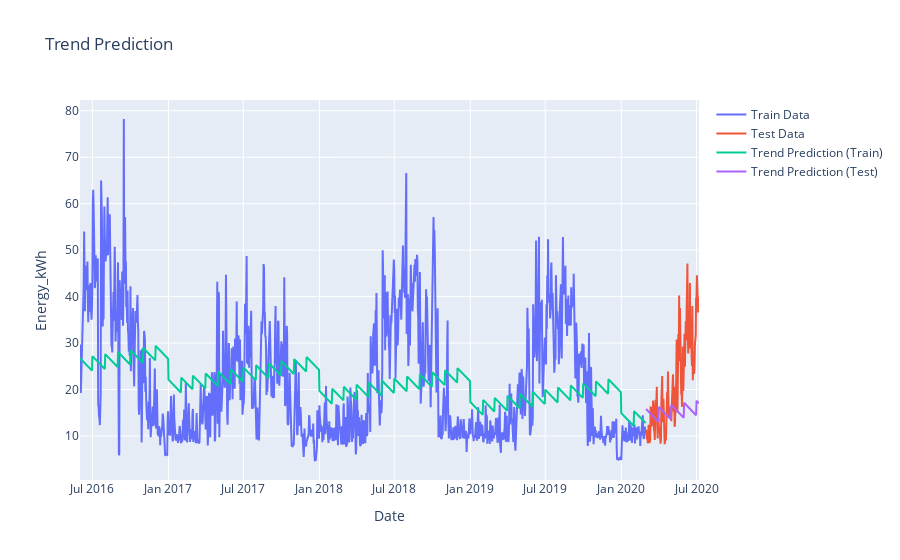
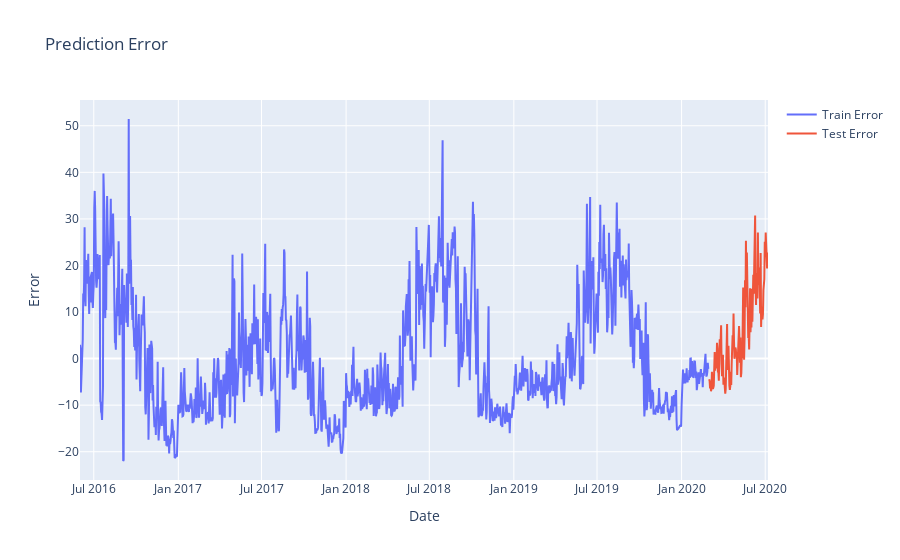
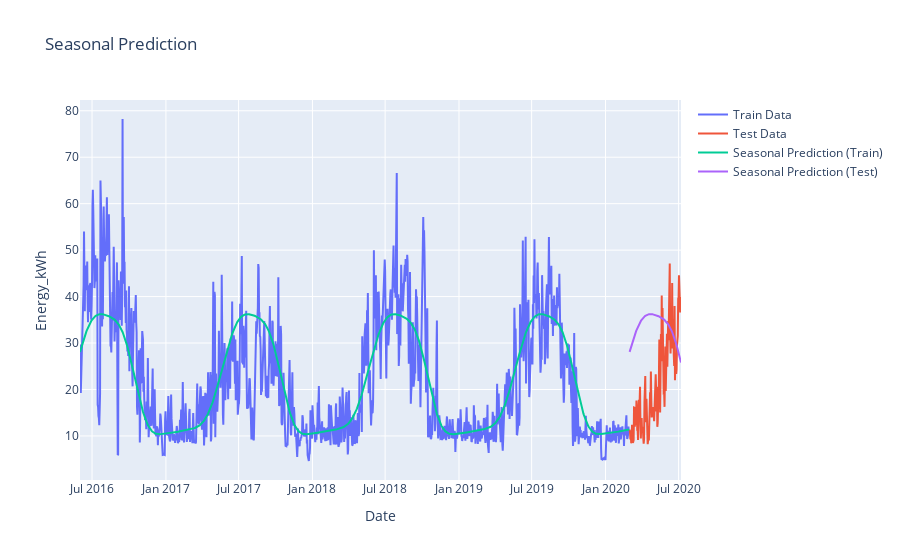
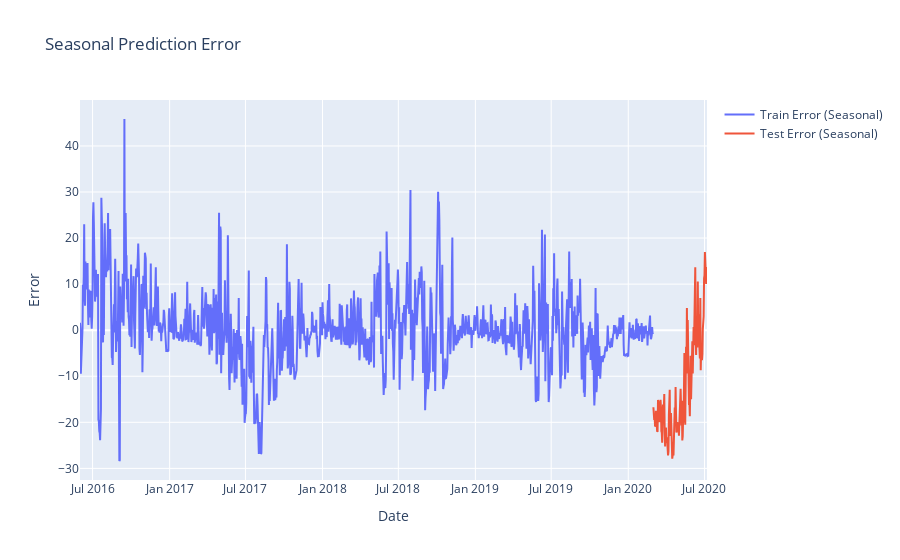

These figures' notebook cell, in order:
### Markdown cell above
**Respuesta**

### Code cell
from sklearn.pipeline import Pipeline
from sklearn.linear_model import LinearRegression
from sklearn.preprocessing import FunctionTransformer
from sklearn.metrics import mean_absolute_error
import plotly.graph_objects as go
import numpy as np

# Paso 0: Crear conjuntos de entrenamiento y prueba
train_data = energia_homero[energia_homero['date'] <= '2020-02-29']
test_data = energia_homero[energia_homero['date'] >= '2020-03-01']

# Paso 1: Crear Pipeline para la tendencia
def extract_time_features(df):
    df = df.copy()
    df['year'] = df['date'].dt.year
    df['month'] = df['date'].dt.month
    df['day'] = df['date'].dt.day
    return df[['year', 'month', 'day']]

Pipeline_trend = Pipeline([
    ('time_features', FunctionTransformer(extract_time_features)),
    ('linear_model', LinearRegression())
])

# Paso 2: Entrenar el modelo lineal y obtener predicciones
X_train = train_data[['date']]
y_train = train_data['Energy_kWh']
X_test = test_data[['date']]
y_test = test_data['Energy_kWh']

Pipeline_trend.fit(X_train, y_train)
train_data['trend_pred'] = Pipeline_trend.predict(X_train)
test_data['trend_pred'] = Pipeline_trend.predict(X_test)

# Calcular MAE
mae_train = mean_absolute_error(y_train, train_data['trend_pred'])
mae_test = mean_absolute_error(y_test, test_data['trend_pred'])

print(f'MAE Train: {mae_train}')
print(f'MAE Test: {mae_test}')

# Paso 3: Graficar las predicciones
fig = go.Figure()
fig.add_trace(go.Scatter(x=train_data['date'], y=y_train, mode='lines', name='Train Data'))
fig.add_trace(go.Scatter(x=test_data['date'], y=y_test, mode='lines', name='Test Data'))
fig.add_trace(go.Scatter(x=train_data['date'], y=train_data['trend_pred'], mode='lines', name='Trend Prediction (Train)'))
fig.add_trace(go.Scatter(x=test_data['date'], y=test_data['trend_pred'], mode='lines', name='Trend Prediction (Test)'))
fig.update_layout(title='Trend Prediction', xaxis_title='Date', yaxis_title='Energy_kWh')
fig.show()

# Paso 4: Graficar el error
train_data['error'] = y_train - train_data['trend_pred']
test_data['error'] = y_test - test_data['trend_pred']

fig = go.Figure()
fig.add_trace(go.Scatter(x=train_data['date'], y=train_data['error'], mode='lines', name='Train Error'))
fig.add_trace(go.Scatter(x=test_data['date'], y=test_data['error'], mode='lines', name='Test Error'))
fig.update_layout(title='Prediction Error', xaxis_title='Date', yaxis_title='Error')
fig.show()

# Paso 5: Crear Pipeline para la estacionalidad
def fourier_features(df, period, order):
    df = df.copy()
    time = (df['date'] - df['date'].min()).dt.days.values
    features = []
    for i in range(1, order + 1):
        features.append(np.sin(2 * np.pi * i * time / period))
        features.append(np.cos(2 * np.pi * i * time / period))
    return np.vstack(features).T

ORDER = 5
Pipeline_seasonal = Pipeline([
    ('fourier_features', FunctionTransformer(fourier_features, kw_args={'period': 365.25, 'order': ORDER})),
    ('linear_model', LinearRegression())
])

# Paso 6: Entrenar el nuevo modelo y obtener predicciones
Pipeline_seasonal.fit(X_train, y_train)
train_data['seasonal_pred'] = Pipeline_seasonal.predict(X_train)
test_data['seasonal_pred'] = Pipeline_seasonal.predict(X_test)

# Calcular MAE
mae_train_seasonal = mean_absolute_error(y_train, train_data['seasonal_pred'])
mae_test_seasonal = mean_absolute_error(y_test, test_data['seasonal_pred'])

print(f'MAE Train (Seasonal): {mae_train_seasonal}')
print(f'MAE Test (Seasonal): {mae_test_seasonal}')

# Paso 7: Graficar las predicciones estacionales
fig = go.Figure()
fig.add_trace(go.Scatter(x=train_data['date'], y=y_train, mode='lines', name='Train Data'))
fig.add_trace(go.Scatter(x=test_data['date'], y=y_test, mode='lines', name='Test Data'))
fig.add_trace(go.Scatter(x=train_data['date'], y=train_data['seasonal_pred'], mode='lines', name='Seasonal Prediction (Train)'))
fig.add_trace(go.Scatter(x=test_data['date'], y=test_data['seasonal_pred'], mode='lines', name='Seasonal Prediction (Test)'))
fig.update_layout(title=f'Seasonal Prediction from Fourier Series of order {ORDER}', xaxis_title='Date', yaxis_title='Energy_kWh')
fig.show()

# Graficar el error estacional
train_data['seasonal_error'] = y_train - train_data['seasonal_pred']
test_data['seasonal_error'] = y_test - test_data['seasonal_pred']

fig = go.Figure()
fig.add_trace(go.Scatter(x=train_data['date'], y=train_data['seasonal_error'], mode='lines', name='Train Error (Seasonal)'))
fig.add_trace(go.Scatter(x=test_data['date'], y=test_data['seasonal_error'], mode='lines', name='Test Error (Seasonal)'))
fig.update_layout(title='Seasonal Prediction Error', xaxis_title='Date', yaxis_title='Error')
fig.show()

### Figure 1 — Plotly figure (JSON) as saved in the notebook; plotly's stock layout.template omitted (floating-point values rounded to 4 significant figures; data arrays with more than 128 entries replaced by an {"elided": "..."} marker saying what was removed)
{"data": [{"mode": "lines", "name": "Train Data", "type": "scatter", "x": {"elided": "1369 str values"}, "y": {"elided": "1369 float values"}}, {"mode": "lines", "name": "Test Data", "type": "scatter", "x": {"elided": "129 str values"}, "y": {"elided": "129 float values"}}, {"mode": "lines", "name": "Trend Prediction (Train)", "type": "scatter", "x": {"elided": "1369 str values"}, "y": {"elided": "1369 float values"}}, {"mode": "lines", "name": "Trend Prediction (Test)", "type": "scatter", "x": {"elided": "129 str values"}, "y": {"elided": "129 float values"}}], "layout": {"title": {"text": "Trend Prediction"}, "xaxis": {"title": {"text": "Date"}}, "yaxis": {"title": {"text": "Energy_kWh"}}}}

### Figure 2 — Plotly figure (JSON) as saved in the notebook; plotly's stock layout.template omitted (floating-point values rounded to 4 significant figures; data arrays with more than 128 entries replaced by an {"elided": "..."} marker saying what was removed)
{"data": [{"mode": "lines", "name": "Train Error", "type": "scatter", "x": {"elided": "1369 str values"}, "y": {"elided": "1369 float values"}}, {"mode": "lines", "name": "Test Error", "type": "scatter", "x": {"elided": "129 str values"}, "y": {"elided": "129 float values"}}], "layout": {"title": {"text": "Prediction Error"}, "xaxis": {"title": {"text": "Date"}}, "yaxis": {"title": {"text": "Error"}}}}

### Figure 3 — Plotly figure (JSON) as saved in the notebook; plotly's stock layout.template omitted (floating-point values rounded to 4 significant figures; data arrays with more than 128 entries replaced by an {"elided": "..."} marker saying what was removed)
{"data": [{"mode": "lines", "name": "Train Data", "type": "scatter", "x": {"elided": "1369 str values"}, "y": {"elided": "1369 float values"}}, {"mode": "lines", "name": "Test Data", "type": "scatter", "x": {"elided": "129 str values"}, "y": {"elided": "129 float values"}}, {"mode": "lines", "name": "Seasonal Prediction (Train)", "type": "scatter", "x": {"elided": "1369 str values"}, "y": {"elided": "1369 float values"}}, {"mode": "lines", "name": "Seasonal Prediction (Test)", "type": "scatter", "x": {"elided": "129 str values"}, "y": {"elided": "129 float values"}}], "layout": {"title": {"text": "Seasonal Prediction"}, "xaxis": {"title": {"text": "Date"}}, "yaxis": {"title": {"text": "Energy_kWh"}}}}

### Figure 4 — Plotly figure (JSON) as saved in the notebook; plotly's stock layout.template omitted (floating-point values rounded to 4 significant figures; data arrays with more than 128 entries replaced by an {"elided": "..."} marker saying what was removed)
{"data": [{"mode": "lines", "name": "Train Error (Seasonal)", "type": "scatter", "x": {"elided": "1369 str values"}, "y": {"elided": "1369 float values"}}, {"mode": "lines", "name": "Test Error (Seasonal)", "type": "scatter", "x": {"elided": "129 str values"}, "y": {"elided": "129 float values"}}], "layout": {"title": {"text": "Seasonal Prediction Error"}, "xaxis": {"title": {"text": "Date"}}, "yaxis": {"title": {"text": "Error"}}}}
